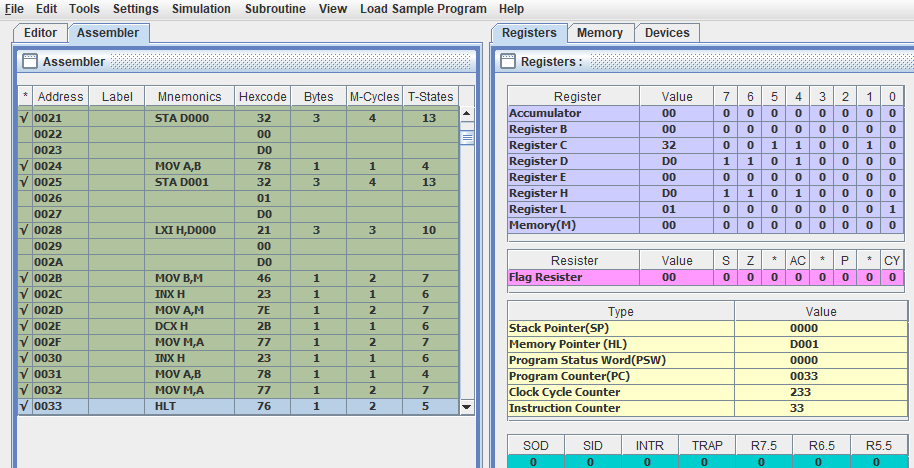
#> input picture lab11/Screenshot 2025-08-31 163932.png, 914 x 468 px, found by its file name
$ python flipImg.py
#> lines starting #> are read from the running program, lines starting #| are printed output that depends on the picture
import numpy as np
from PIL import Image
import matplotlib.pyplot as plt
img = Image.open(r'G:\sem-3\python_lab\lab11\Screenshot 2025-08-31 163932.png')
#> img is the input picture: PIL image 914x468 RGBA; mean R, G, B, A 195, 203.9, 200.6, 255
img_array = np.array(img)
flipped_img = np.fliplr(img_array)
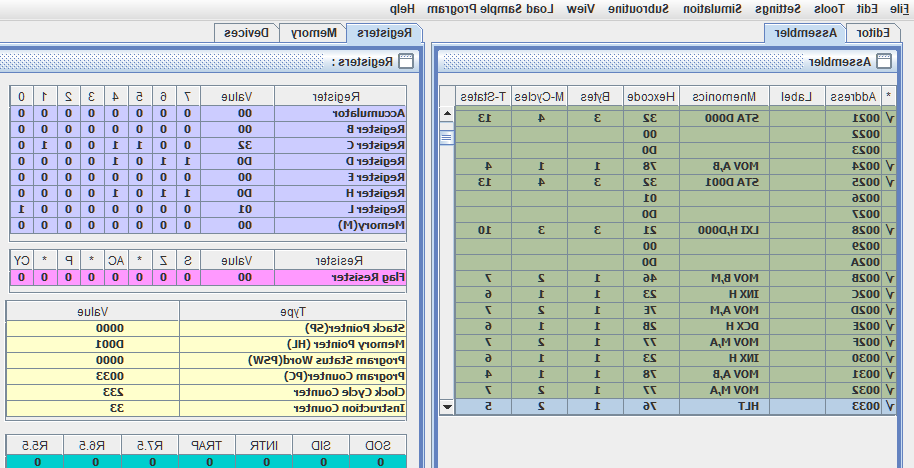
#> flipped_img: shape (468, 914, 4); mean R, G, B, A 195, 203.9, 200.6, 255
plt.figure(figsize=(10, 5))
plt.subplot(1, 2, 1)
plt.imshow(img_array)
plt.title('Original Image')
plt.axis('off')
plt.subplot(1, 2, 2)
plt.imshow(flipped_img )
plt.title('Flipped Image')
plt.axis('off')
plt.tight_layout()
plt.show()
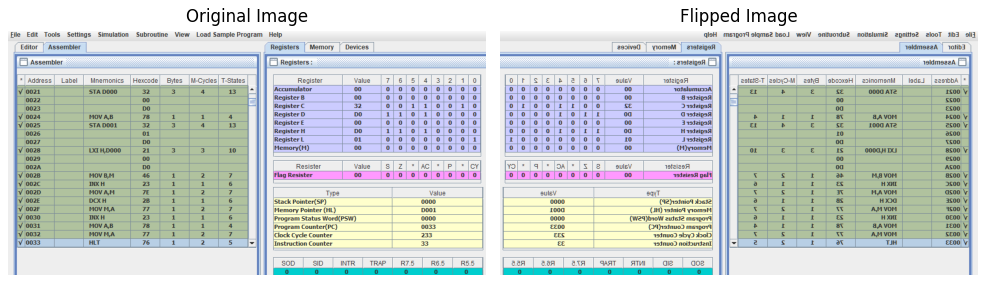
#> figure drawn by matplotlib, 2 panels
